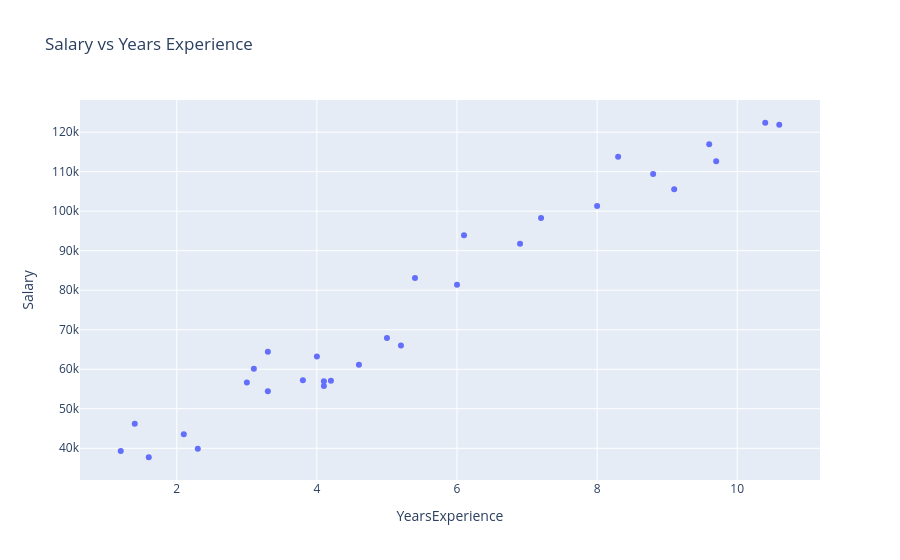
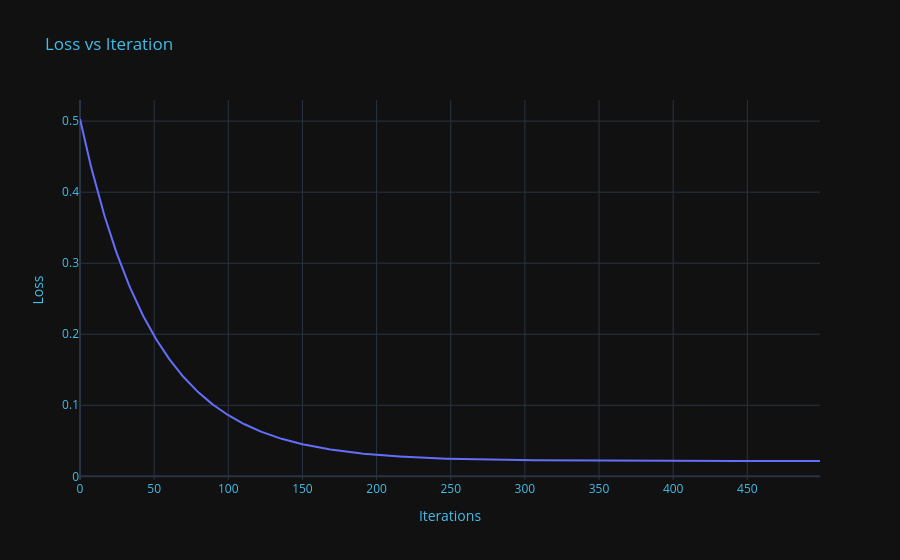
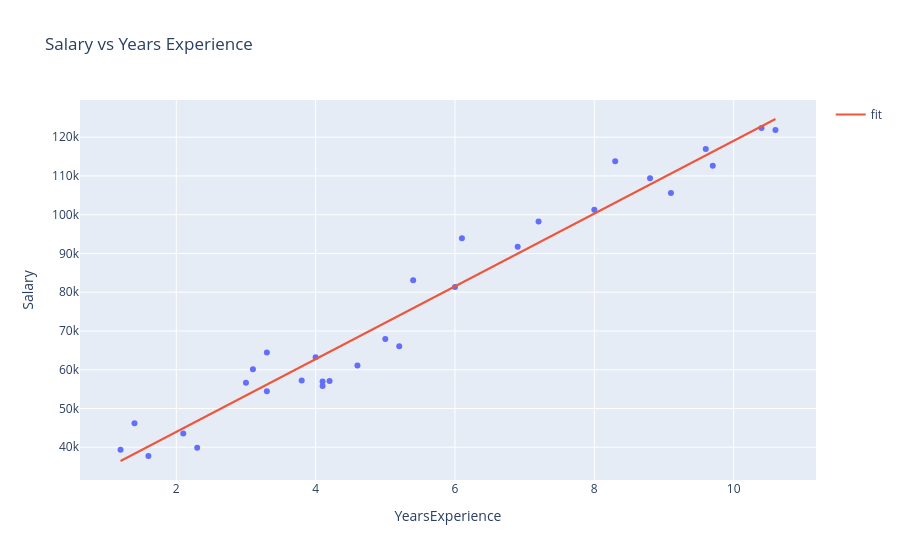

Notebook cell for these charts, in order:
### Markdown cell above
# Linear Regression from Scratch

Linear regression is used when there's a clear linear relationship between a dependent (output) target variable and an independent (input) variable. The result is a line of best fit that tries to get as close to as many points as possible.

---

## The Model

$$ f_{w,b}(x) = w \cdot x + b $$

Where each variable represents:

- $f_{w,b}(x)$: The predicted y value according to the given inputs
- $b$: The y-intercept (the bias)
- $w$: The slope of the line of best fit (the weight)
- $x$: The input value

---

## The Loss / Cost Function

To find the line of best fit we need to calculate the loss, which measures how far the line is from the actual results. The loss function used is Mean Squared Error (MSE), which measures the error by squaring the difference between the predicted and actual value of y. By summing all squared errors and dividing by $2m$ we get the average squared error of the line, telling us how wrong it is on average. The $\frac{1}{2}$ is a convenience factor, it cancels out cleanly when we take the derivative later. Our goal is to minimize this cost.

$$J(w,b) = \frac{1}{2m} \sum_{i=1}^{m} (f_{w,b}(x^{(i)}) - y^{(i)})^2$$

Where:

- $J(w,b)$: The cost
- $m$: The number of training examples
- $i$: Denotes which example we are on
- $x^{(i)}$: The $i$ th input value
- $y^{(i)}$: The $i$ th actual output value

---

## Gradient Descent

To minimize the cost we use gradient descent. We compute the partial derivatives of $J(w,b)$ with respect to $w$ and $b$, these tell us the slope of the cost function at the current values. Since the gradient points uphill, we subtract it from our parameters to move downhill toward the minimum. $\alpha$ is the learning rate, controlling how large each step is.

The update rules are:

$$w := w - \alpha \frac{\partial J(w,b)}{\partial w}$$

$$b := b - \alpha \frac{\partial J(w,b)}{\partial b}$$

Where the partial derivatives expand to:

$$\frac{\partial J(w,b)}{\partial w} = \frac{1}{m} \sum_{i=1}^{m} (f_{w,b}(x^{(i)}) - y^{(i)}) x^{(i)}$$

$$\frac{\partial J(w,b)}{\partial b} = \frac{1}{m} \sum_{i=1}^{m} (f_{w,b}(x^{(i)}) - y^{(i)})$$

Notice the derivative for $w$ has an extra $x^{(i)}$ term compared to $b$, which comes from the chain rule, since $w$ is multiplied by $x$ in the model.

---

### Code cell
import math
import numpy as np
import pandas as pd
import plotly.express as px
import matplotlib.pyplot as plt
import pickle
def standardize(X_train, X_test):

    mean = np.mean(X_train, axis=0)
    std = np.std(X_train, axis=0)
    
    X_train = (X_train - mean) / std
    X_test = (X_test - mean) / std
    
    return X_train, X_test

class LinearRegression:
    
    def __init__(self, learning_rate):
        self.learning_rate = learning_rate
        self.w = np.random.randn() * .01
        self.b = 0
    
    
    def predict(self, x_train):
        return x_train * self.w + self.b

    def loss(self, x_train, y_train):
        m = len(x_train)
        loss = (1/(2*m))* (np.sum((self.predict(x_train) - y_train)**2))
        return loss
    
    def gradient_descent(self, x_train, y_train):
        m = len(x_train)
        weight_partial = (1/m) * np.sum((self.predict(x_train)-y_train) * x_train)
        bias_partial = (1/m) * np.sum(self.predict(x_train)-y_train)
        
        self.w -= self.learning_rate * weight_partial
        self.b -= self.learning_rate * bias_partial
    
    def fit(self, x_train, y_train, i):
        self.x = x_train
        self.y = y_train
        
        losses = []
        
        for i in range(i):
            loss = self.loss(x_train, y_train)
            self.gradient_descent(x_train, y_train)
            losses.append(loss)
            
            if i % 100 == 0:
                print(f'Iteration: {i}, Loss: {loss}')
        
        fig = px.line(y=losses, title="Loss vs Iteration", template="plotly_dark")
        fig.update_layout(
            title_font_color="#41BEE9",
            xaxis=dict(color="#41BEE9", title="Iterations"),
            yaxis=dict(color="#41BEE9", title="Loss")
        )

        fig.show()
            
data = pd.read_csv('../data/Salary_dataset.csv')
test_data = pd.DataFrame({
    'YearsExperience': [1.0, 1.8, 2.5, 3.5, 4.5, 5.5, 6.5, 7.5, 8.5, 9.0, 10.0, 11.0, 12.0],
    'Salary':          [41000, 38500, 55000, 52000, 71000, 69000, 79000, 102000, 95000, 118000, 108000, 125000, 142000]
})

x_train = data['YearsExperience']
y_train = data['Salary']
x_test = test_data['YearsExperience']
y_test = test_data['Salary']

fig = px.scatter(data, x='YearsExperience', y='Salary', title="Salary vs Years Experience")
fig.show() #Plot out the points of the data

x_train_scaled, x_test_scaled = standardize(x_train, x_test)
y_train_scaled, y_test_scaled = standardize(y_train, y_test)


model = LinearRegression(.01)
model.fit(x_train_scaled, y_train_scaled, 500)

y_pred_scaled = model.predict(x_train_scaled)
y_pred = (y_pred_scaled * np.std(y_train)) + np.mean(y_train)
fig.add_scatter(x=data['YearsExperience'], y=y_pred, mode='lines', name='fit')
fig.show()

### Figure 1 — Plotly figure (JSON) as saved in the notebook; plotly's stock layout.template omitted (floating-point values rounded to 4 significant figures)
{"data": [{"hovertemplate": "YearsExperience=%{x}<br>Salary=%{y}<extra></extra>", "legendgroup": "", "marker": {"color": "#636efa", "symbol": "circle"}, "mode": "markers", "name": "", "orientation": "v", "showlegend": false, "type": "scatter", "x": [1.2, 1.4, 1.6, 2.1, 2.3, 3.0, 3.1, 3.3, 3.3, 3.8, 4.0, 4.1, 4.1, 4.2, 4.6, 5.0, 5.2, 5.4, 6.0, 6.1, 6.9, 7.2, 8.0, 8.3, 8.8, 9.1, 9.6, 9.7, 10.4, 10.6], "xaxis": "x", "y": [39340.0, 46210.0, 37730.0, 43530.0, 39890.0, 56640.0, 60150.0, 54450.0, 64450.0, 57190.0, 63220.0, 55800.0, 56960.0, 57080.0, 61110.0, 67940.0, 66030.0, 83090.0, 81360.0, 93940.0, 91740.0, 98270.0, 101300.0, 113800.0, 109400.0, 105600.0, 117000.0, 112600.0, 122400.0, 121900.0], "yaxis": "y"}], "layout": {"legend": {"tracegroupgap": 0}, "title": {"text": "Salary vs Years Experience"}, "xaxis": {"anchor": "y", "domain": [0, 1], "title": {"text": "YearsExperience"}}, "yaxis": {"anchor": "x", "domain": [0, 1], "title": {"text": "Salary"}}}}

### Figure 2 — Plotly figure (JSON) as saved in the notebook; plotly's stock layout.template omitted (floating-point values rounded to 4 significant figures; data arrays with more than 128 entries replaced by an {"elided": "..."} marker saying what was removed)
{"data": [{"hovertemplate": "x=%{x}<br>y=%{y}<extra></extra>", "legendgroup": "", "line": {"color": "#636efa", "dash": "solid"}, "marker": {"symbol": "circle"}, "mode": "lines", "name": "", "orientation": "v", "showlegend": false, "type": "scatter", "x": {"elided": "500 int values"}, "xaxis": "x", "y": {"elided": "500 float values"}, "yaxis": "y"}], "layout": {"legend": {"tracegroupgap": 0}, "title": {"font": {"color": "#41BEE9"}, "text": "Loss vs Iteration"}, "xaxis": {"anchor": "y", "color": "#41BEE9", "domain": [0, 1], "title": {"text": "Iterations"}}, "yaxis": {"anchor": "x", "color": "#41BEE9", "domain": [0, 1], "title": {"text": "Loss"}}}}

### Figure 3 — Plotly figure (JSON) as saved in the notebook; plotly's stock layout.template omitted (floating-point values rounded to 4 significant figures)
{"data": [{"hovertemplate": "YearsExperience=%{x}<br>Salary=%{y}<extra></extra>", "legendgroup": "", "marker": {"color": "#636efa", "symbol": "circle"}, "mode": "markers", "name": "", "orientation": "v", "showlegend": false, "type": "scatter", "x": [1.2, 1.4, 1.6, 2.1, 2.3, 3.0, 3.1, 3.3, 3.3, 3.8, 4.0, 4.1, 4.1, 4.2, 4.6, 5.0, 5.2, 5.4, 6.0, 6.1, 6.9, 7.2, 8.0, 8.3, 8.8, 9.1, 9.6, 9.7, 10.4, 10.6], "xaxis": "x", "y": [39340.0, 46210.0, 37730.0, 43530.0, 39890.0, 56640.0, 60150.0, 54450.0, 64450.0, 57190.0, 63220.0, 55800.0, 56960.0, 57080.0, 61110.0, 67940.0, 66030.0, 83090.0, 81360.0, 93940.0, 91740.0, 98270.0, 101300.0, 113800.0, 109400.0, 105600.0, 117000.0, 112600.0, 122400.0, 121900.0], "yaxis": "y"}, {"mode": "lines", "name": "fit", "type": "scatter", "x": [1.2, 1.4, 1.6, 2.1, 2.3, 3.0, 3.1, 3.3, 3.3, 3.8, 4.0, 4.1, 4.1, 4.2, 4.6, 5.0, 5.2, 5.4, 6.0, 6.1, 6.9, 7.2, 8.0, 8.3, 8.8, 9.1, 9.6, 9.7, 10.4, 10.6], "y": [36450.0, 38330.0, 40210.0, 44900.0, 46780.0, 53350.0, 54290.0, 56160.0, 56160.0, 60860.0, 62740.0, 63670.0, 63670.0, 64610.0, 68370.0, 72120.0, 74000.0, 75880.0, 81510.0, 82450.0, 89960.0, 92780.0, 100300.0, 103100.0, 107800.0, 110600.0, 115300.0, 116200.0, 122800.0, 124700.0]}], "layout": {"legend": {"tracegroupgap": 0}, "title": {"text": "Salary vs Years Experience"}, "xaxis": {"anchor": "y", "domain": [0, 1], "title": {"text": "YearsExperience"}}, "yaxis": {"anchor": "x", "domain": [0, 1], "title": {"text": "Salary"}}}}
